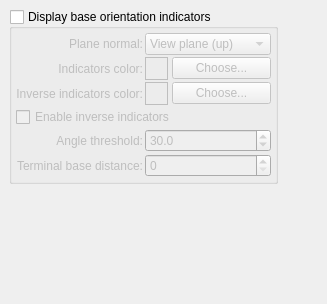
         <widget class="QWidget" name="dnaBaseOrientationIndicators" >
          <layout class="QGridLayout" >
           <property name="margin" >
            <number>9</number>
           </property>
           <property name="spacing" >
            <number>6</number>
           </property>
           <item row="0" column="1" >
            <spacer>
             <property name="orientation" >
              <enum>Qt::Horizontal</enum>
             </property>
             <property name="sizeHint" >
              <size>
               <width>40</width>
               <height>20</height>
              </size>
             </property>
            </spacer>
           </item>
           <item row="0" column="0" >
            <layout class="QVBoxLayout" >
             <property name="margin" >
              <number>0</number>
             </property>
             <property name="spacing" >
              <number>4</number>
             </property>
             <item>
              <widget class="QGroupBox" name="dnaDisplayBaseOrientationIndicatorsGroupBox" >
               <property name="title" >
                <string>Display base orientation indicators</string>
               </property>
               <property name="checkable" >
                <bool>true</bool>
               </property>
               <property name="checked" >
                <bool>false</bool>
               </property>
               <layout class="QGridLayout" >
                <property name="margin" >
                 <number>4</number>
                </property>
                <property name="spacing" >
                 <number>2</number>
                </property>
                <item row="0" column="1" >
                 <widget class="QComboBox" name="dnaBaseIndicatorsPlaneNormalComboBox" >
                  <item>
                   <property name="text" >
                    <string>View plane (up)</string>
                   </property>
                  </item>
                  <item>
                   <property name="text" >
                    <string>View plane (out)</string>
                   </property>
                  </item>
                  <item>
                   <property name="text" >
                    <string>View plane (right)</string>
                   </property>
                  </item>
                 </widget>
                </item>
                <item row="2" column="0" >
                 <widget class="QLabel" name="bg1_color_lbl_6" >
                  <property name="text" >
                   <string>Inverse indicators color:</string>
                  </property>
                  <property name="alignment" >
                   <set>Qt::AlignRight|Qt::AlignTrailing|Qt::AlignVCenter</set>
                  </property>
                 </widget>
                </item>
                <item row="2" column="1" >
                 <layout class="QHBoxLayout" >
                  <property name="margin" >
                   <number>0</number>
                  </property>
                  <property name="spacing" >
                   <number>4</number>
                  </property>
                  <item>
                   <widget class="QFrame" name="dnaBaseOrientationIndicatorsInvColorFrame" >
                    <property name="minimumSize" >
                     <size>
                      <width>23</width>
                      <height>23</height>
                     </size>
                    </property>
                    <property name="maximumSize" >
                     <size>
                      <width>23</width>
                      <height>23</height>
                     </size>
                    </property>
                    <property name="frameShape" >
                     <enum>QFrame::Box</enum>
                    </property>
                    <property name="frameShadow" >
                     <enum>QFrame::Plain</enum>
                    </property>
                   </widget>
                  </item>
                  <item>
                   <widget class="QPushButton" name="dnaChooseBaseOrientationIndicatorsInvColorButton" >
                    <property name="text" >
                     <string>Choose...</string>
                    </property>
                    <property name="autoDefault" >
                     <bool>false</bool>
                    </property>
                   </widget>
                  </item>
                 </layout>
                </item>
                <item row="3" column="0" colspan="2" >
                 <widget class="QCheckBox" name="dnaBaseOrientationIndicatorsInverseCheckBox" >
                  <property name="text" >
                   <string>Enable inverse indicators</string>
                  </property>
                 </widget>
                </item>
                <item row="0" column="0" >
                 <widget class="QLabel" name="label_35" >
                  <property name="sizePolicy" >
                   <sizepolicy>
                    <hsizetype>1</hsizetype>
                    <vsizetype>5</vsizetype>
                    <horstretch>0</horstretch>
                    <verstretch>0</verstretch>
                   </sizepolicy>
                  </property>
                  <property name="text" >
                   <string>Plane normal:</string>
                  </property>
                  <property name="alignment" >
                   <set>Qt::AlignRight|Qt::AlignTrailing|Qt::AlignVCenter</set>
                  </property>
                 </widget>
                </item>
                <item row="4" column="0" >
                 <widget class="QLabel" name="label_13" >
                  <property name="sizePolicy" >
                   <sizepolicy>
                    <hsizetype>1</hsizetype>
                    <vsizetype>5</vsizetype>
                    <horstretch>0</horstretch>
                    <verstretch>0</verstretch>
                   </sizepolicy>
                  </property>
                  <property name="text" >
                   <string>Angle threshold:</string>
                  </property>
                  <property name="alignment" >
                   <set>Qt::AlignRight|Qt::AlignTrailing|Qt::AlignVCenter</set>
                  </property>
                 </widget>
                </item>
                <item row="5" column="1" >
                 <widget class="QDoubleSpinBox" name="dnaBaseOrientationIndicatorsTerminalDistanceSpinBox" >
                  <property name="decimals" >
                   <number>0</number>
                  </property>
                  <property name="maximum" >
                   <double>1000000.000000000000000</double>
                  </property>
                  <property name="singleStep" >
                   <double>1.000000000000000</double>
                  </property>
                 </widget>
                </item>
                <item row="4" column="1" >
                 <widget class="QDoubleSpinBox" name="dnaBaseOrientationIndicatorsThresholdSpinBox" >
                  <property name="decimals" >
                   <number>1</number>
                  </property>
                  <property name="maximum" >
                   <double>180.000000000000000</double>
                  </property>
                  <property name="singleStep" >
                   <double>0.100000000000000</double>
                  </property>
                  <property name="value" >
                   <double>30.000000000000000</double>
                  </property>
                 </widget>
                </item>
                <item row="1" column="1" >
                 <layout class="QHBoxLayout" >
                  <property name="margin" >
                   <number>0</number>
                  </property>
                  <property name="spacing" >
                   <number>4</number>
                  </property>
                  <item>
                   <widget class="QFrame" name="dnaBaseOrientationIndicatorsColorFrame" >
                    <property name="minimumSize" >
                     <size>
                      <width>23</width>
                      <height>23</height>
                     </size>
                    </property>
                    <property name="maximumSize" >
                     <size>
                      <width>23</width>
                      <height>23</height>
                     </size>
                    </property>
                    <property name="frameShape" >
                     <enum>QFrame::Box</enum>
                    </property>
                    <property name="frameShadow" >
                     <enum>QFrame::Plain</enum>
                    </property>
                   </widget>
                  </item>
                  <item>
                   <widget class="QPushButton" name="dnaChooseBaseOrientationIndicatorsColorButton" >
                    <property name="text" >
                     <string>Choose...</string>
                    </property>
                    <property name="autoDefault" >
                     <bool>false</bool>
                    </property>
                   </widget>
                  </item>
                 </layout>
                </item>
                <item row="5" column="0" >
                 <widget class="QLabel" name="label_14" >
                  <property name="sizePolicy" >
                   <sizepolicy>
                    <hsizetype>1</hsizetype>
                    <vsizetype>5</vsizetype>
                    <horstretch>0</horstretch>
                    <verstretch>0</verstretch>
                   </sizepolicy>
                  </property>
                  <property name="text" >
                   <string>Terminal base distance:</string>
                  </property>
                  <property name="alignment" >
                   <set>Qt::AlignRight|Qt::AlignTrailing|Qt::AlignVCenter</set>
                  </property>
                 </widget>
                </item>
                <item row="1" column="0" >
                 <widget class="QLabel" name="bg1_color_lbl_5" >
                  <property name="text" >
                   <string>Indicators color:</string>
                  </property>
                  <property name="alignment" >
                   <set>Qt::AlignRight|Qt::AlignTrailing|Qt::AlignVCenter</set>
                  </property>
                 </widget>
                </item>
               </layout>
              </widget>
             </item>
             <item>
              <spacer>
               <property name="orientation" >
                <enum>Qt::Vertical</enum>
               </property>
               <property name="sizeHint" >
                <size>
                 <width>20</width>
                 <height>111</height>
                </size>
               </property>
              </spacer>
             </item>
            </layout>
           </item>
          </layout>
         </widget>
